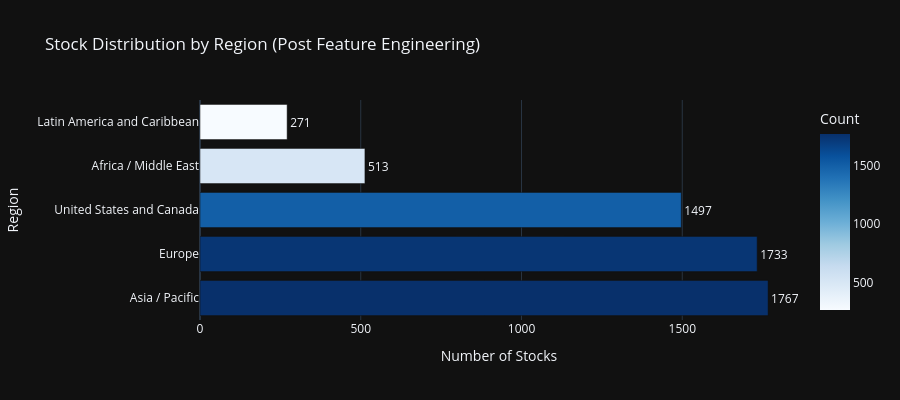
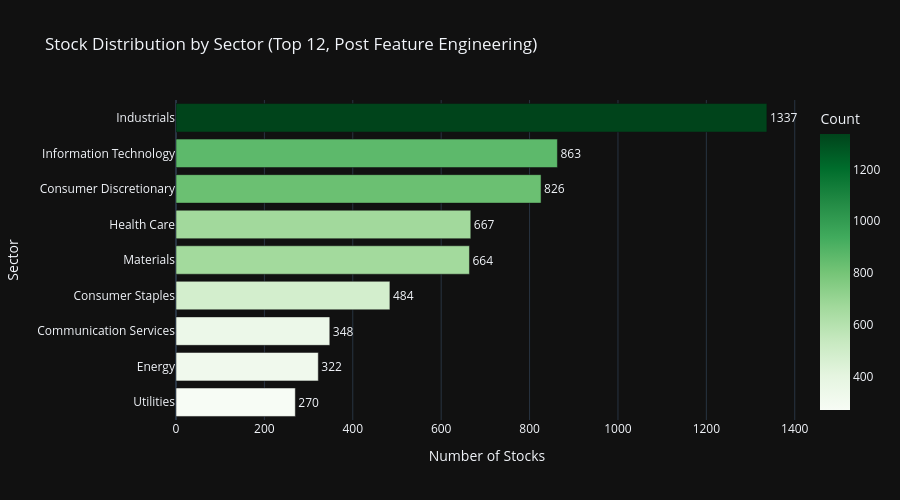
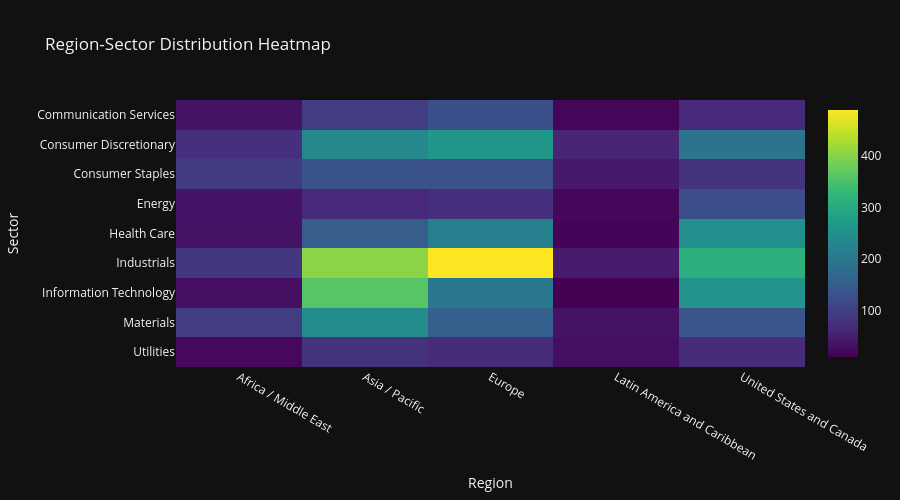

Notebook cell for these charts, in order:
### Markdown cell above
## Cell 6: Region & Sector Analytics with Feature Coverage

Section 17 compliant Plotly visualizations with dark theme.
Enhanced with Phase 9.3 feature analytics by region and sector.

### Code cell
# ============================================================================
# Cell 6: Region & Sector Analytics with Feature Coverage
# ============================================================================

print('=' * 80)
print('REGION & SECTOR ANALYTICS WITH FEATURE COVERAGE')
print('=' * 80)

# Use all_stocks_features (post feature engineering) for analytics
df_analytics = all_stocks_features

# Region distribution
if 'region' in df_analytics.columns:
    region_counts = df_analytics['region'].value_counts().reset_index()
    region_counts.columns = ['Region', 'Count']
    region_counts['Percentage'] = (region_counts['Count'] / region_counts['Count'].sum() * 100).round(1)

    fig_region = px.bar(
        region_counts,
        x='Count',
        y='Region',
        orientation='h',
        title='Stock Distribution by Region (Post Feature Engineering)',
        template=PLOTLY_TEMPLATE,
        color='Count',
        color_continuous_scale='Blues',
        text='Count',
    )
    fig_region.update_traces(
        textposition='outside',
        hovertemplate='<b>%{y}</b><br>Count: %{x}<br>Percentage: %{customdata[0]:.1f}%',
        customdata=region_counts[['Percentage']].values
    )
    fig_region.update_layout(
        xaxis_title='Number of Stocks',
        yaxis_title='Region',
        height=400,
        showlegend=False,
    )
    fig_region.show()

# Sector distribution (using TOP_N_SECTORS constant)
if 'sector' in df_analytics.columns:
    sector_counts = df_analytics['sector'].value_counts().head(TOP_N_SECTORS).reset_index()
    sector_counts.columns = ['Sector', 'Count']
    sector_counts['Percentage'] = (sector_counts['Count'] / len(df_analytics) * 100).round(1)

    fig_sector = px.bar(
        sector_counts.sort_values('Count'),
        x='Count',
        y='Sector',
        orientation='h',
        title=f'Stock Distribution by Sector (Top {TOP_N_SECTORS}, Post Feature Engineering)',
        template=PLOTLY_TEMPLATE,
        color='Count',
        color_continuous_scale='Greens',
        text='Count',
    )
    fig_sector.update_traces(
        textposition='outside',
        hovertemplate='<b>%{y}</b><br>Count: %{x}<br>Percentage: %{customdata[0]:.1f}%',
        customdata=sector_counts.sort_values('Count')[['Percentage']].values
    )
    fig_sector.update_layout(
        xaxis_title='Number of Stocks',
        yaxis_title='Sector',
        height=500,
        showlegend=False,
    )
    fig_sector.show()

# Region-Sector Heatmap
if 'region' in df_analytics.columns and 'sector' in df_analytics.columns:
    cross_tab = pd.crosstab(
        df_analytics['sector'],
        df_analytics['region']
    ).head(TOP_N_SECTORS)

    fig_heatmap = px.imshow(
        cross_tab,
        title='Region-Sector Distribution Heatmap',
        template=PLOTLY_TEMPLATE,
        color_continuous_scale='Viridis',
        aspect='auto',
    )
    fig_heatmap.update_layout(
        xaxis_title='Region',
        yaxis_title='Sector',
        height=500,
    )
    fig_heatmap.show()

print('\n✓ Distribution visualizations complete')

# ============================================================================
# Feature Coverage Analytics by Region and Sector
# ============================================================================
print('\n' + '=' * 80)
print('📊 PHASE 9.3 FEATURE ANALYTICS BY REGION & SECTOR')
print('=' * 80)

# 1. INTEGRATE ALL PHASE 9.3 FEATURES DYNAMICALLY
# Instead of hard-coded categories, we use the entire registry from phase93_categories.py
key_phase93_features = PHASE93_FEATURE_CATEGORIES.copy()

# 2. UPDATE FEATURE MAPPING
# Synchronized with Phase 9.3 generator outputs from advanced.py
feature_mapping = {
    'return_on_equity_pct_ltm': 'roe',
    'return_on_assets_roa_pct_ltm': 'roa',
    'p_e_ltm': 'p_e_ratio',
    'p_e_ntm': 'p_e_ratio',
    'ev_ebitda_ltm': 'ev_ebitda_ratio',
    'altman_z_score_ltm': 'altman_z_score',
    'price_chg_pct_1m': 'price_momentum_1m',
    'price_chg_pct_3m': 'price_momentum_3m',
    'dividend_payout_ratio': 'payout_ratio',
    'eps_surprise_pct': 'eps_surprise_pct',  # New in Phase 9.3
}

# 3. BUILD AVAILABLE FEATURE LIST
# Filter for features actually present in the DataFrame after ETL
available_phase93 = list(set([
                                 f for f in key_phase93_features if f in df_analytics.columns
                             ] + [
                                 feature_mapping.get(f, f) for f in key_phase93_features
                                 if feature_mapping.get(f, f) in df_analytics.columns
                             ]))

# Limit to top 15 features for visualization clarity, prioritized by completeness
coverage_ranks = df_analytics[available_phase93].notna().mean().sort_values(ascending=False)
top_viz_features = coverage_ranks.head(15).index.tolist()

if top_viz_features and 'region' in df_analytics.columns:
    print(f'\n📍 Feature Coverage by Region ({len(top_viz_features)} prioritized features):')

    # Calculate non-null percentage per region for prioritized features
    region_coverage_data = []
    for region in df_analytics['region'].unique():
        region_df = df_analytics[df_analytics['region'] == region]
        region_count = len(region_df)

        for feat in top_viz_features:
            non_null = region_df[feat].notna().sum()
            coverage_pct = (non_null / region_count * 100) if region_count > 0 else 0
            region_coverage_data.append({
                'Region': region,
                'Feature': feat,
                'Coverage_Pct': coverage_pct
            })

    region_coverage_df = pd.DataFrame(region_coverage_data)
    region_pivot = region_coverage_df.pivot(index='Feature', columns='Region', values='Coverage_Pct')

    print(region_pivot.round(1).to_string())

    # Heatmap visualization
    fig_region_coverage = px.imshow(
        region_pivot,
        title='Phase 9.3 Priority Feature Coverage by Region (%)',
        template=PLOTLY_TEMPLATE,
        color_continuous_scale='RdYlGn',
        aspect='auto',
        labels={'color': 'Coverage %'},
    )
    fig_region_coverage.update_layout(
        xaxis_title='Region',
        yaxis_title='Feature',
        height=600,
    )
    fig_region_coverage.show()

if top_viz_features and 'sector' in df_analytics.columns:
    print(f'\n🏢 Feature Coverage by Sector (Top 10 sectors, {len(top_viz_features)} priority features):')

    # Get top 10 sectors by count
    top_sectors = df_analytics['sector'].value_counts().head(10).index.tolist()

    # Calculate non-null percentage per sector for prioritized features
    sector_coverage_data = []
    for sector in top_sectors:
        sector_df = df_analytics[df_analytics['sector'] == sector]
        sector_count = len(sector_df)

        for feat in top_viz_features:
            non_null = sector_df[feat].notna().sum()
            coverage_pct = (non_null / sector_count * 100) if sector_count > 0 else 0
            sector_coverage_data.append({
                'Sector': sector,
                'Feature': feat,
                'Coverage_Pct': coverage_pct
            })

    sector_coverage_df = pd.DataFrame(sector_coverage_data)
    sector_pivot = sector_coverage_df.pivot(index='Feature', columns='Sector', values='Coverage_Pct')

    print(sector_pivot.round(1).to_string())

    # Heatmap visualization
    fig_sector_coverage = px.imshow(
        sector_pivot,
        title='Phase 9.3 Priority Feature Coverage by Sector (%)',
        template=PLOTLY_TEMPLATE,
        color_continuous_scale='RdYlGn',
        aspect='auto',
        labels={'color': 'Coverage %'},
    )
    fig_sector_coverage.update_layout(
        xaxis_title='Sector',
        yaxis_title='Feature',
        height=600,
    )
    fig_sector_coverage.show()

# Feature statistics by region
if available_phase93 and 'region' in df_analytics.columns:
    print(f'\n📊 Key Feature Statistics by Region:')

    # 4. UPDATE STAT FEATURES
    # Include new Phase 9.3 benchmarks: Earnings Quality and Technical momentum
    stat_features = [
        'roe',
        'price_momentum_1m',
        'debt_to_equity',
        'earnings_quality_score',
        'ema_trend_consistency'
    ]
    stat_features = [f for f in stat_features if f in df_analytics.columns]

    if stat_features:
        region_stats = df_analytics.groupby('region')[stat_features].agg(['mean', 'median', 'std']).round(3)
        print(region_stats.to_string())

        # Box plot for ROE by region (if available)
        if 'roe' in df_analytics.columns:
            fig_roe_region = px.box(
                df_analytics[df_analytics['roe'].notna()],
                x='region',
                y='roe',
                title='Return on Equity (ROE) Distribution by Region',
                template=PLOTLY_TEMPLATE,
                color='region',
            )
            fig_roe_region.update_layout(
                xaxis_title='Region',
                yaxis_title='ROE',
                height=450,
                showlegend=False,
            )
            fig_roe_region.show()

print('\n✓ Feature analytics by region and sector complete')

### Figure 1 — Plotly figure (JSON) as saved in the notebook; plotly's stock layout.template omitted (floating-point values rounded to 4 significant figures)
{"data": [{"hovertemplate": "<b>%{y}</b><br>Count: %{x}<br>Percentage: %{customdata[0]:.1f}%", "legendgroup": "", "marker": {"color": [1767, 1733, 1497, 513, 271], "coloraxis": "coloraxis", "pattern": {"shape": ""}}, "name": "", "orientation": "h", "showlegend": false, "text": [1767.0, 1733.0, 1497.0, 513.0, 271.0], "textposition": "outside", "x": [1767, 1733, 1497, 513, 271], "xaxis": "x", "y": ["Asia / Pacific", "Europe", "United States and Canada", "Africa / Middle East", "Latin America and Caribbean"], "yaxis": "y", "type": "bar", "customdata": [[30.6], [30.0], [25.9], [8.9], [4.7]]}], "layout": {"xaxis": {"anchor": "y", "domain": [0.0, 1.0], "title": {"text": "Number of Stocks"}}, "yaxis": {"anchor": "x", "domain": [0.0, 1.0], "title": {"text": "Region"}}, "coloraxis": {"colorbar": {"title": {"text": "Count"}}, "colorscale": [[0.0, "rgb(247,251,255)"], [0.125, "rgb(222,235,247)"], [0.25, "rgb(198,219,239)"], [0.375, "rgb(158,202,225)"], [0.5, "rgb(107,174,214)"], [0.625, "rgb(66,146,198)"], [0.75, "rgb(33,113,181)"], [0.875, "rgb(8,81,156)"], [1.0, "rgb(8,48,107)"]]}, "legend": {"tracegroupgap": 0}, "title": {"text": "Stock Distribution by Region (Post Feature Engineering)"}, "barmode": "relative", "height": 400, "showlegend": false}}

### Figure 2 — Plotly figure (JSON) as saved in the notebook; plotly's stock layout.template omitted (floating-point values rounded to 4 significant figures)
{"data": [{"hovertemplate": "<b>%{y}</b><br>Count: %{x}<br>Percentage: %{customdata[0]:.1f}%", "legendgroup": "", "marker": {"color": [270, 322, 348, 484, 664, 667, 826, 863, 1337], "coloraxis": "coloraxis", "pattern": {"shape": ""}}, "name": "", "orientation": "h", "showlegend": false, "text": [270.0, 322.0, 348.0, 484.0, 664.0, 667.0, 826.0, 863.0, 1337.0], "textposition": "outside", "x": [270, 322, 348, 484, 664, 667, 826, 863, 1337], "xaxis": "x", "y": ["Utilities", "Energy", "Communication Services", "Consumer Staples", "Materials", "Health Care", "Consumer Discretionary", "Information Technology", "Industrials"], "yaxis": "y", "type": "bar", "customdata": [[4.7], [5.6], [6.0], [8.4], [11.5], [11.5], [14.3], [14.9], [23.1]]}], "layout": {"xaxis": {"anchor": "y", "domain": [0.0, 1.0], "title": {"text": "Number of Stocks"}}, "yaxis": {"anchor": "x", "domain": [0.0, 1.0], "title": {"text": "Sector"}}, "coloraxis": {"colorbar": {"title": {"text": "Count"}}, "colorscale": [[0.0, "rgb(247,252,245)"], [0.125, "rgb(229,245,224)"], [0.25, "rgb(199,233,192)"], [0.375, "rgb(161,217,155)"], [0.5, "rgb(116,196,118)"], [0.625, "rgb(65,171,93)"], [0.75, "rgb(35,139,69)"], [0.875, "rgb(0,109,44)"], [1.0, "rgb(0,68,27)"]]}, "legend": {"tracegroupgap": 0}, "title": {"text": "Stock Distribution by Sector (Top 12, Post Feature Engineering)"}, "barmode": "relative", "height": 500, "showlegend": false}}

### Figure 3 — Plotly figure (JSON) as saved in the notebook; plotly's stock layout.template omitted (floating-point values rounded to 4 significant figures)
{"data": [{"coloraxis": "coloraxis", "name": "0", "x": ["Africa / Middle East", "Asia / Pacific", "Europe", "Latin America and Caribbean", "United States and Canada"], "y": ["Communication Services", "Consumer Discretionary", "Consumer Staples", "Energy", "Health Care", "Industrials", "Information Technology", "Materials", "Utilities"], "z": [[35, 98, 129, 18, 68], [76, 234, 263, 58, 195], [94, 135, 131, 43, 81], [37, 64, 76, 19, 126], [35, 151, 218, 15, 248], [88, 403, 488, 45, 313], [31, 361, 203, 11, 257], [96, 241, 155, 34, 138], [21, 80, 70, 28, 71]], "type": "heatmap", "xaxis": "x", "yaxis": "y", "hovertemplate": "region: %{x}<br>sector: %{y}<br>color: %{z}<extra></extra>"}], "layout": {"xaxis": {"anchor": "y", "domain": [0.0, 1.0], "title": {"text": "Region"}}, "yaxis": {"anchor": "x", "domain": [0.0, 1.0], "autorange": "reversed", "title": {"text": "Sector"}}, "coloraxis": {"colorscale": [[0.0, "#440154"], [0.1111, "#482878"], [0.2222, "#3e4989"], [0.3333, "#31688e"], [0.4444, "#26828e"], [0.5556, "#1f9e89"], [0.6667, "#35b779"], [0.7778, "#6ece58"], [0.8889, "#b5de2b"], [1.0, "#fde725"]]}, "title": {"text": "Region-Sector Distribution Heatmap"}, "height": 500}}
